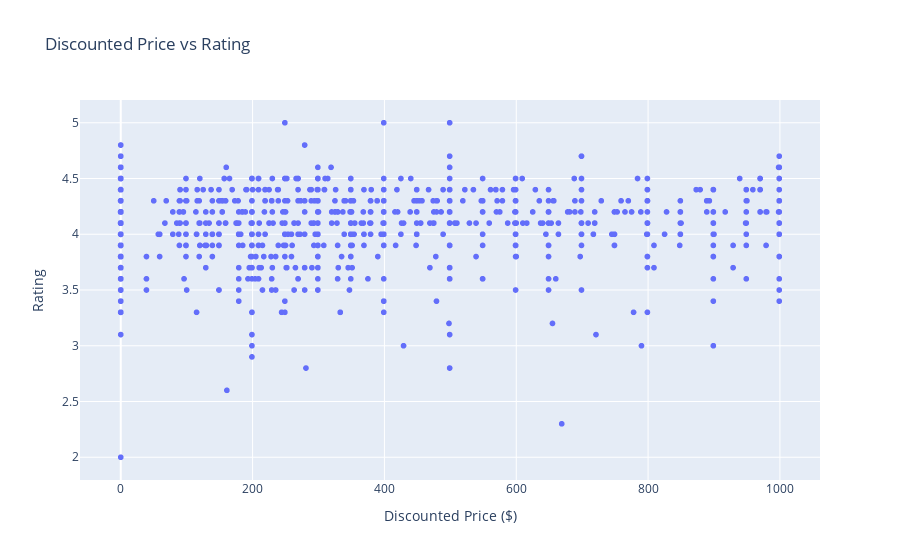

Notebook source saved alongside this figure:
### Code cell
#-----Shows the relationship between price and rating-----

fig = px.scatter(
    df,
    x = 'discounted_price',
    y = 'rating',
    title = 'Discounted Price vs Rating',
)

fig.update_layout(
    xaxis_title = "Discounted Price ($)",
    yaxis_title = "Rating"
)

fig.show()

### Figure 1 — Plotly figure (JSON) as saved in the notebook; plotly's stock layout.template omitted (floating-point values rounded to 4 significant figures; data arrays with more than 128 entries replaced by an {"elided": "..."} marker saying what was removed)
{"data": [{"hovertemplate": "discounted_price=%{x}<br>rating=%{y}<extra></extra>", "legendgroup": "", "marker": {"color": "#636efa", "symbol": "circle"}, "mode": "markers", "name": "", "showlegend": false, "type": "scattergl", "x": {"elided": "1465 int values"}, "xaxis": "x", "y": {"elided": "1465 float values"}, "yaxis": "y"}], "layout": {"legend": {"tracegroupgap": 0}, "title": {"text": "Discounted Price vs Rating"}, "xaxis": {"anchor": "y", "domain": [0, 1], "title": {"text": "Discounted Price ($)"}}, "yaxis": {"anchor": "x", "domain": [0, 1], "title": {"text": "Rating"}}}}
